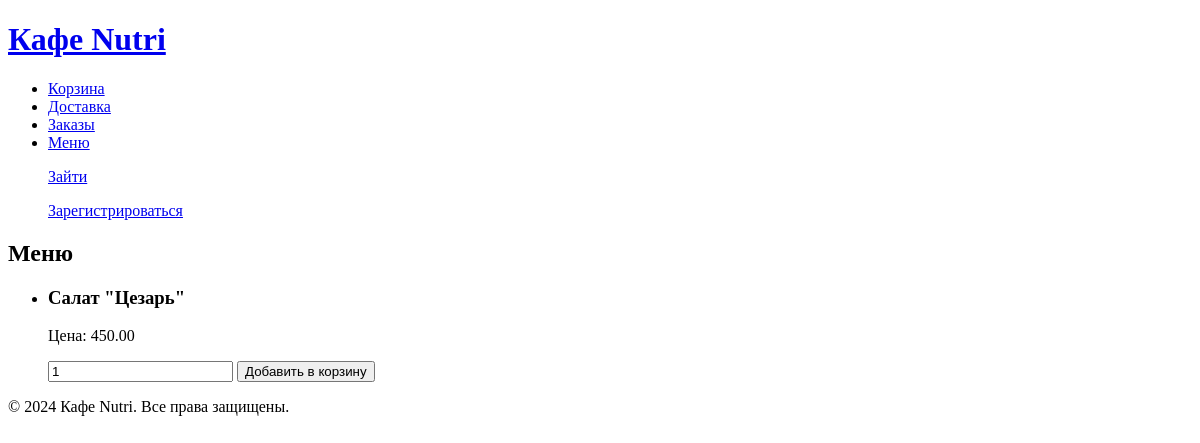
The app's page /cafe_cat/menu/, older data.
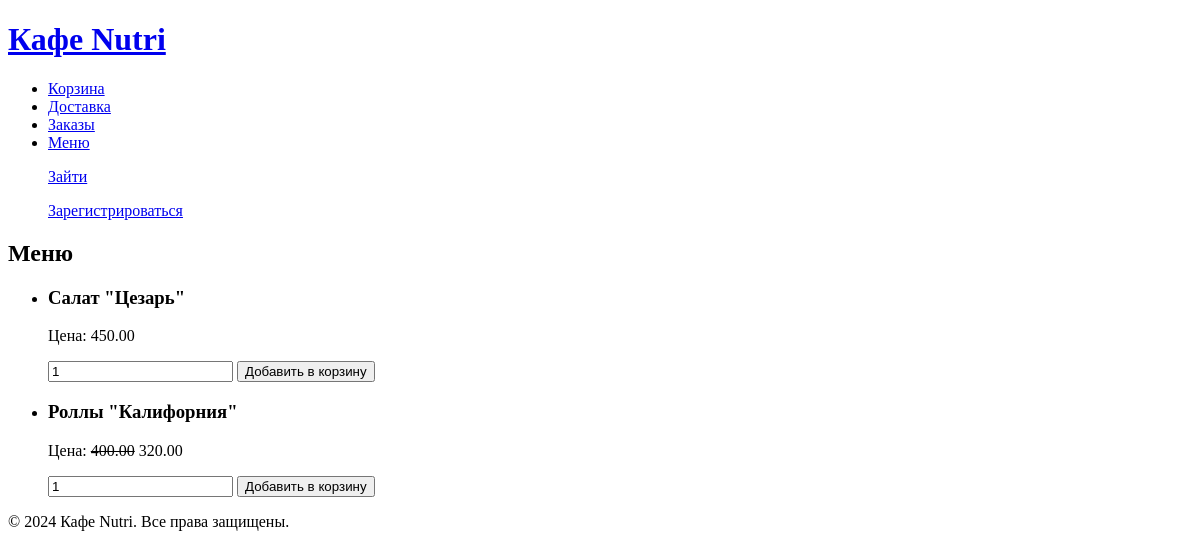
The same page, newer data.
### cafe_cat/models.py (models this page shows, shortened)
class MenuItem(models.Model):
    name = models.CharField(max_length=100)
    price = models.DecimalField(max_digits=6, decimal_places=2)
    summary = models.TextField()
    is_featured = models.BooleanField(default=False)
    on_sale = models.BooleanField(default=False)
    discount = models.DecimalField(max_digits=6, decimal_places=2, default=0)
    sale_price = models.DecimalField(max_digits=6, decimal_places=2, default=0)
    image = models.ImageField(upload_to='menu_item_images/', null=True, blank=True)

### cafe_cat/views.py (the view)
# urls.py: path('menu/', views.menu, name='menu'),
def menu(request):
    items = MenuItem.objects.all()  # Получение всех элементов меню
    return render(request, 'cafe_cat/menu.html', {
        'items': items
    })

### cafe_cat/templates/cafe_cat/menu.html (shortened to what this page needs)
{% extends 'cafe_cat/base_generic.html' %}
{% block content %}
{% load static %}
    <h2>Меню</h2>
    {% if items %}
        <ul>
            {% for item in items %}
                <li class="{% if item.is_featured %}featured{% endif %}">
                    <h3>{{ item.name }}</h3>
                    {% if item.on_sale %}
                        <p>Цена: <del>{{ item.price }}</del> {{ item.sale_price }}</p>
                    {% else %}
                        <p>Цена: {{ item.price }}</p>
                    {% endif %}
                    <form action="{% url 'cafe_cat:add_to_cart' item.id %}" method="post">
                        <input type="number" name="quantity" value="1" min="1">
                        <input type="submit" value="Добавить в корзину">
                    </form>
                </li>
            {% endfor %}
        </ul>
    {% else %}
        <p>В данный момент единицы меню недоступны.</p>
    {% endif %}
{% endblock %}

Row changes from the older to the newer data that the page shows:
added MenuItem: name "Роллы \"Калифорния\"", price "400.00", sale_price "320.00"
